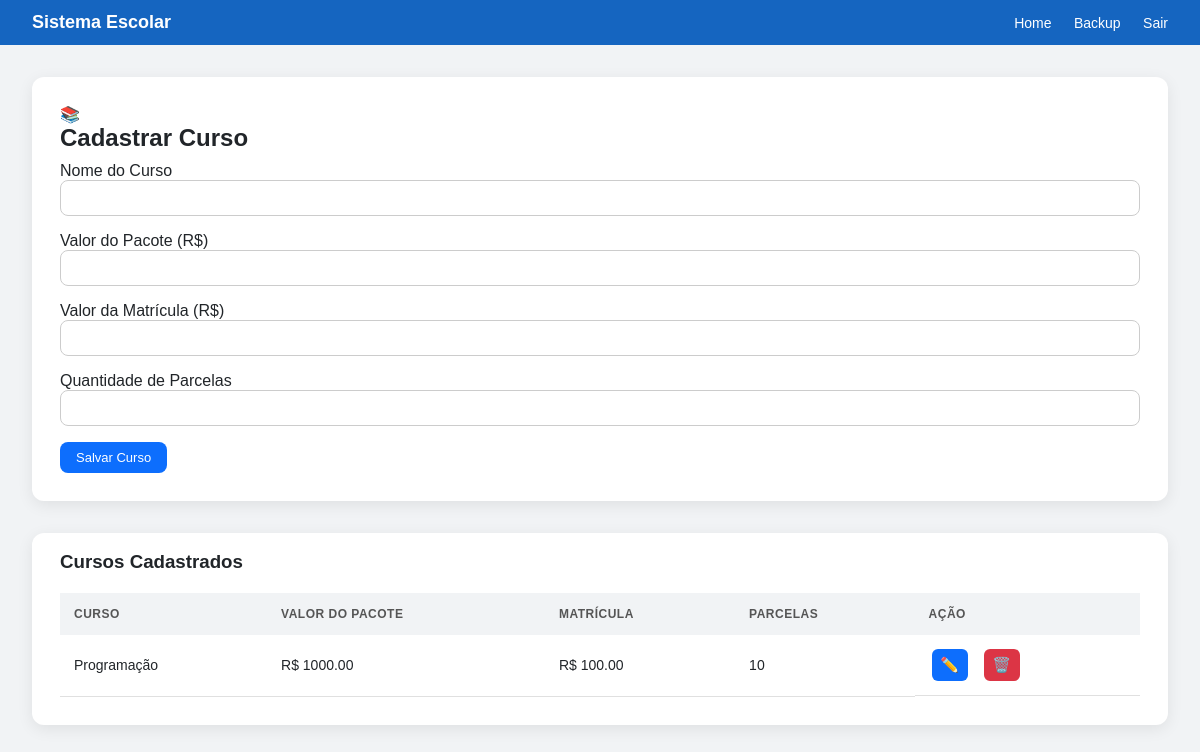
The app's page /cursos (signed in) with its own data.
### models.py (models this page shows)
class Curso(db.Model):
    __tablename__ = "cursos"
    id              = db.Column(db.Integer, primary_key=True)
    nome            = db.Column(db.String(120), nullable=False)
    valor_mensal    = db.Column(db.Float, default=0)
    valor_matricula = db.Column(db.Float, default=0)
    parcelas        = db.Column(db.Integer, default=1)
    tipo            = db.Column(db.String(60))
    alunos          = db.relationship("Aluno", backref="curso", lazy=True)
    matriculas      = db.relationship("Matricula", backref="curso", lazy=True)

### routes/cursos.py (the view)
@cursos_bp.route("/cursos")
@login_required
def listar_cursos():
    cursos = Curso.query.order_by(Curso.nome).all()
    return render_template("cursos.html", cursos=cursos)

### security.py (called while the page is built)
def login_required(f):
    @wraps(f)
    def decorated(*args, **kwargs):
        if "usuario_id" not in session:
            flash("Faça login para continuar.", "erro")
            return redirect("/login")
        return f(*args, **kwargs)
    return decorated

### templates/cursos.html
{% extends "base.html" %}
{% block content %}
<div class="card">
  <div class="card-header">
    <span>📚</span>
    <h2>Cadastrar Curso</h2>
  </div>
  <form method="POST" action="/salvar_curso" class="form-pequeno">
    <label>Nome do Curso</label>
    <input type="text" name="nome" required>
    <label>Valor do Pacote (R$)</label>
    <input type="number" step="0.01" name="valor_mensal" required>
    <label>Valor da Matrícula (R$)</label>
    <input type="number" step="0.01" name="valor_matricula">
    <label>Quantidade de Parcelas</label>
    <input type="number" name="parcelas" required>
    <button class="btn btn-azul">Salvar Curso</button>
  </form>
</div>
<div class="card">
  <div class="card-header">
    <h3>Cursos Cadastrados</h3>
  </div>
  {% if cursos %}
  <table>
    <thead>
      <tr>
        <th>CURSO</th>
        <th>VALOR DO PACOTE</th>
        <th>MATRÍCULA</th>
        <th>PARCELAS</th>
        <th class="acoes">AÇÃO</th>
      </tr>
    </thead>
    <tbody>
      {% for c in cursos %}
      <tr>
        <td>{{ c.nome }}</td>
        <td>R$ {{ "%.2f"|format(c.valor_mensal or 0) }}</td>
        <td>R$ {{ "%.2f"|format(c.valor_matricula or 0) }}</td>
        <td>{{ c.parcelas or 0 }}</td>
        <td class="acoes">
          <a class="btn btn-azul" href="/editar_curso/{{ c.id }}">✏️</a>
          <a class="btn btn-vermelho" href="/excluir_curso/{{ c.id }}"
             onclick="return confirm('Excluir este curso?')">🗑️</a>
        </td>
      </tr>
      {% endfor %}
    </tbody>
  </table>
  {% else %}
  <div class="empty-state">Nenhum curso cadastrado</div>
  {% endif %}
</div>
{% endblock %}

### static/style.css (style rules this page uses)
body { margin: 0; padding: 0; background: #f4f6f8; font-family: Arial, Helvetica, sans-serif; }
.card { background: #ffffff; border-radius: 8px; padding: 16px; margin-bottom: 20px; box-shadow: 0 2px 6px rgba(0,0,0,0.06); }
.btn { border-radius: 6px; padding: 6px 12px; font-size: 13px; border: none; cursor: pointer; text-decoration: none; display: inline-block; }
table { width: 100%; border-collapse: collapse; }
table th { background: #f0f2f5; font-size: 13px; padding: 8px; text-align: left; }
table td { padding: 8px; font-size: 13px; border-bottom: 1px solid #eee; }
.form-pequeno { width: 100%; max-width: 100%; }
.card { max-width: 100%; overflow-x: hidden; }
td.acoes { text-align: center; white-space: nowrap; }
.acoes .btn { display: inline-flex; align-items: center; justify-content: center; width: 36px; height: 32px; padding: 0; margin: 0 3px; border-radius: 6px; font-size: 15px; }
input { height: 36px; padding: 6px 10px; font-size: 14px; border-radius: 6px; }
.btn-azul { background: #1e90ff; color: #fff; }
.card { width: 100%; }
body { padding-top: 70px; }
html, body { margin: 0; padding: 0; }
.card { background: #ffffff; border-radius: 10px; padding: 18px; box-shadow: 0 2px 8px rgba(0,0,0,0.06); }
h3 { margin-top: -10px !important; margin-bottom: 8px; }

### templates/base.html (style rules this page uses)
.acoes { display: flex; gap: 8px; }
:root { --azul: #0d6efd; --cinza: #f1f3f5; --cinza-escuro: #343a40; --preto: #212529; --branco: #ffffff; --verde: #198754; --vermelho: #dc3545; }
* { box-sizing: border-box; font-family: Arial, Helvetica, sans-serif; }
body { margin: 0; background-color: var(--cinza); color: var(--preto); }
.card { background-color: var(--branco); padding: 28px; border-radius: 12px; box-shadow: 0 4px 16px rgba(0,0,0,0.08); margin-bottom: 32px; }
h2, h3 { margin-top: 0; margin-bottom: 10px; }
form input, form select { width: 100%; padding: 11px; margin-bottom: 16px; border-radius: 8px; border: 1px solid #ccc; font-size: 14px; }
.form-pequeno { width: 100%; max-width: 100%; }
table { width: 100%; border-collapse: collapse; margin-top: 20px; }
table th { text-align: left; padding: 14px; background-color: var(--cinza); font-size: 12px; letter-spacing: 0.5px; text-transform: uppercase; color: #555; }
table td { padding: 14px; border-bottom: 1px solid #e0e0e0; font-size: 14px; }
.acoes { display: flex; gap: 10px; }
.btn { padding: 8px 16px; border-radius: 8px; border: none; cursor: pointer; font-size: 13px; text-decoration: none; display: inline-block; }
.btn-azul { background-color: var(--azul); color: var(--branco); }
.btn-vermelho { background-color: var(--vermelho); color: var(--branco); }

### records on screen
Curso: nome "Programação", valor_mensal "1000.00", valor_matricula "100.00", parcelas "10"
